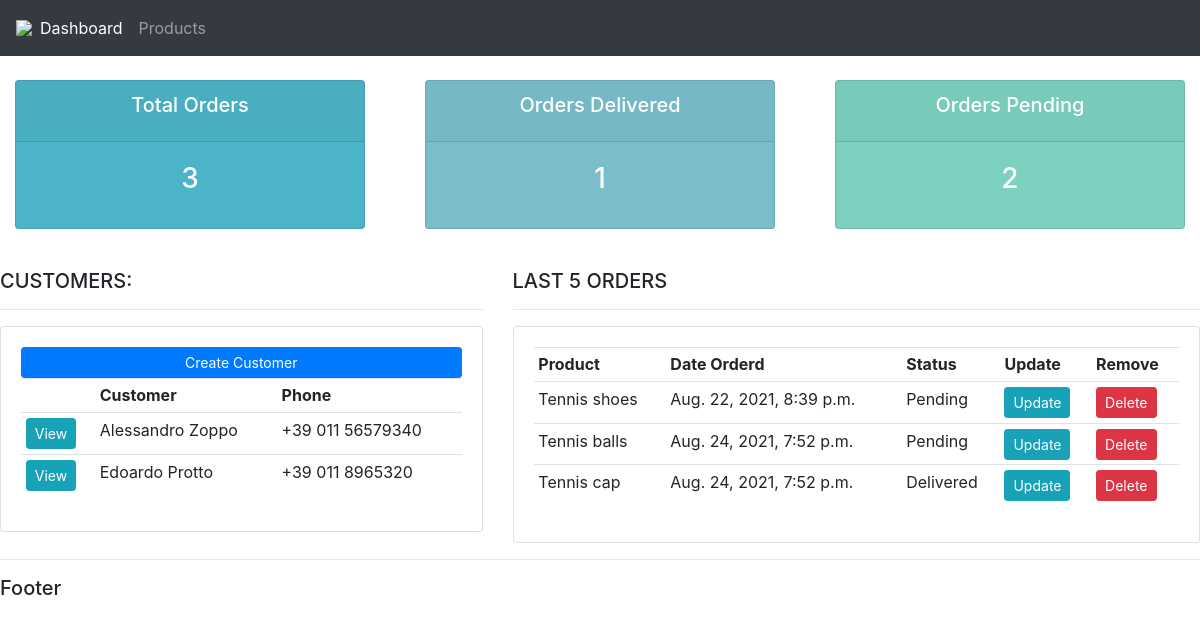
The app's page /, older data.
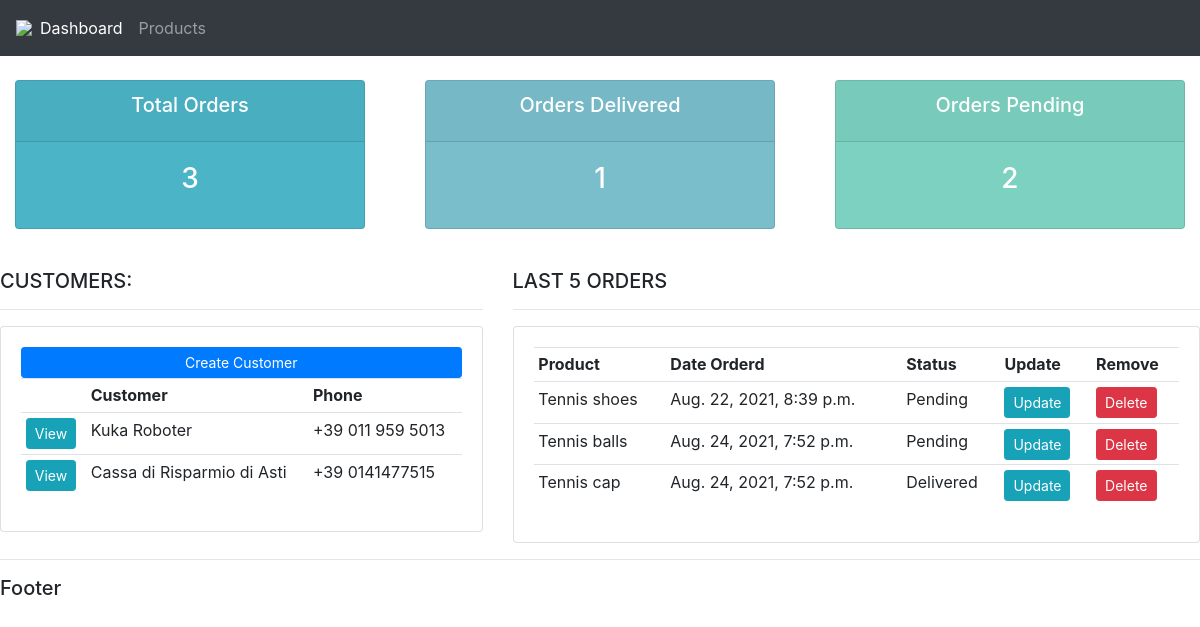
The same page, newer data.
### accounts/models.py (models this page shows, shortened)
class Customer(models.Model):
    name = models.CharField(max_length=200, null=True)     # String
    phone = models.CharField(max_length=200, null=True, blank=True)     # String
    address = models.CharField(max_length=200, null=True, blank=True)   # String
    email = models.CharField(max_length=200, null=True)     # String
    date_created = models.DateTimeField(auto_now_add=True)  # Timestamp

### accounts/views.py (the view)
# urls.py: path('', views.home, name="home"),
def home(request):
    orders = Order.objects.all()
    customers = Customer.objects.all()
    total_customers = customers.count()
    total_orders = orders.count()
    delivered_orders = orders.filter(status='Delivered').count()
    pending_orders = orders.filter(status='Pending').count()
    context = {
        'orders':orders,
        'customers':customers,
        'total_orders':total_orders,
        'delivered_orders':delivered_orders,
        'pending_orders':pending_orders
    }
    return render(request, 'accounts/dashboard.html', context)

### accounts/models.py (called while the page is built)
    def __str__(self):
        return self.name

### accounts/templates/accounts/dashboard.html
{% extends 'accounts/main.html' %}
{% block content %}
{% include 'accounts/status.html' %}
<br>
<div class="row">
	<div class="col-md-5">
		<h5>CUSTOMERS:</h5>
		<hr>
		<div class="card card-body">
			<a class="btn btn-primary btn-sm btn-block" href="">Create Customer</a>
			<table class="table table-sm">
				<tr>
					<th></th>
					<th>Customer</th>
					<th>Phone</th>
					{% for customer in customers %}
					<tr>
						<td><a href="{% url 'customer' customer.id %}" class="btn btn-sm btn-info">View</a></td>
						<td>{{ customer.name }}</td>
						<td>{{ customer.phone }}</td>
					</tr>
					{% endfor %}
				</tr>
			</table>
		</div>
	</div>
	<div class="col-md-7">
		<h5>LAST 5 ORDERS</h5>
		<hr>
		<div class="card card-body">
			<table class="table table-sm">
				<tr>
					<th>Product</th>
					<th>Date Orderd</th>
					<th>Status</th>
					<th>Update</th>
					<th>Remove</th>
					{% for order in orders %}
						<tr>
							<td>{{ order.product }}</td>
							<td>{{ order.date_created}}</td>
							<td>{{ order.status}}</td>
							<td><a class="btn btn-sm btn-info" href="{% url 'update_order' order.id %}">Update</a></td>
							<td><a class="btn btn-sm btn-danger" href="{% url 'delete_order' order.id %}">Delete</a></td>
						</tr>
					{% endfor %}
				</tr>
			</table>
		</div>
	</div>
</div>
{% endblock %}

Row changes from the older to the newer data that the page shows:
changed Customer: name "Alessandro Zoppo" → "Kuka Roboter"; phone "+39 011 56579340" → "+39 011 959 5013"
changed Customer: name "Edoardo Protto" → "Cassa di Risparmio di Asti"; phone "+39 011 8965320" → "+39 0141477515"
